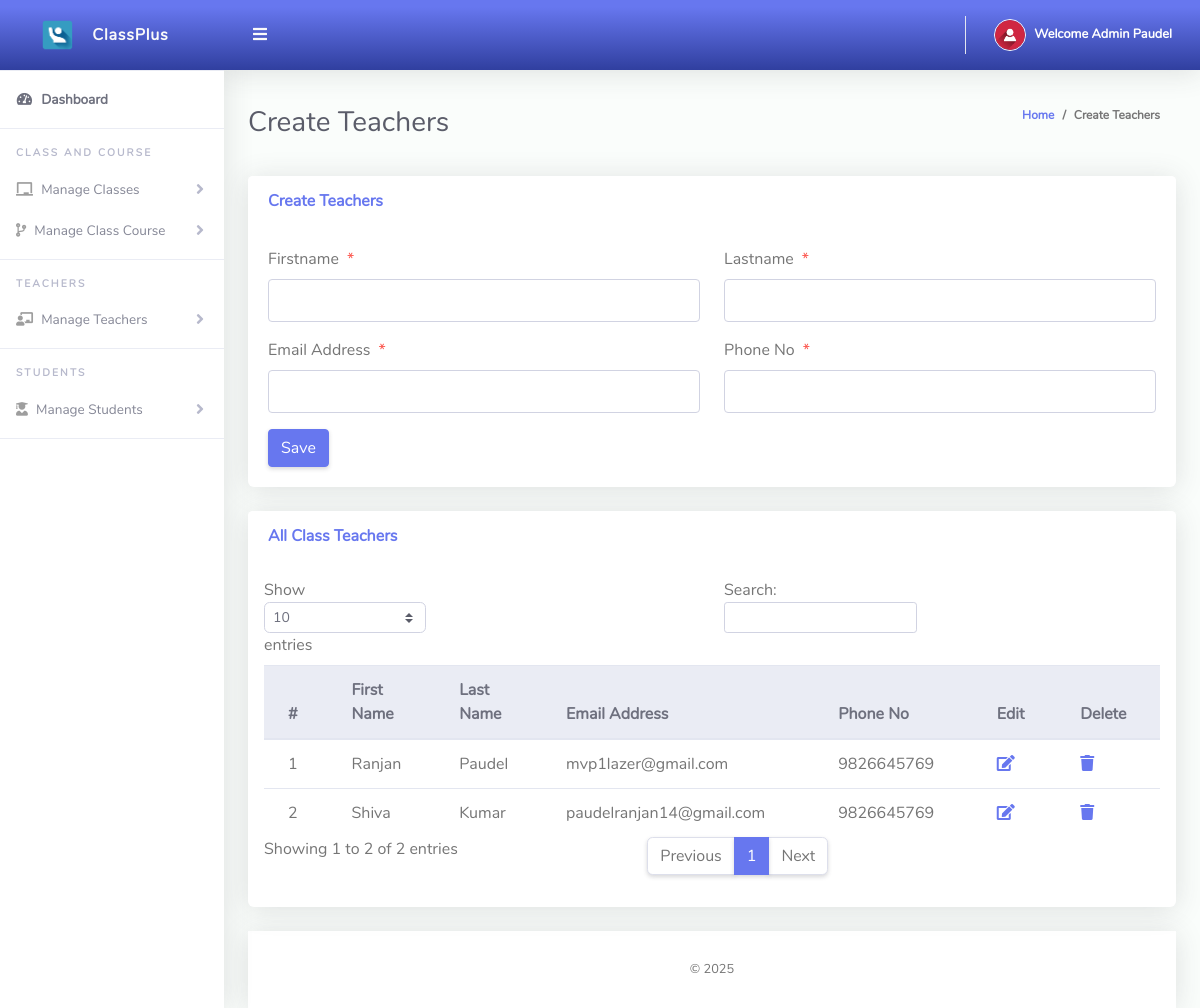
The page /Admin/createClassTeacher.php (signed in) on the database its author committed.
### tables this page shows
CREATE TABLE `tblclassteacher` (
  `Id` int(10) NOT NULL,
  `firstName` varchar(255) NOT NULL,
  `lastName` varchar(255) NOT NULL,
  `emailAddress` varchar(255) NOT NULL,
  `password` varchar(255) NOT NULL,
  `phoneNo` varchar(50) NOT NULL,
  `webauthn_setup_token` varchar(255) DEFAULT NULL,
  `webauthn_setup_token_expiry` datetime DEFAULT NULL
);

### Admin/createClassTeacher.php (the view, shortened to what this page needs)
<!DOCTYPE html>
<html lang="en">
<head>
  <link href="../vendor/fontawesome-free/css/all.min.css" rel="stylesheet" type="text/css">
  <link href="../vendor/bootstrap/css/bootstrap.min.css" rel="stylesheet" type="text/css">
  <link href="css/ruang-admin.min.css" rel="stylesheet">
</head>
<body id="page-top">
  <div id="wrapper">
      <?php include "Includes/sidebar.php";?>
    <div id="content-wrapper" class="d-flex flex-column">
      <div id="content">
       <?php include "Includes/topbar.php";?>
        <div class="container-fluid" id="container-wrapper">
          <div class="d-sm-flex align-items-center justify-content-between mb-4">
            <h1 class="h3 mb-0 text-gray-800">Create Teachers</h1>
            <ol class="breadcrumb">
              <li class="breadcrumb-item"><a href="./">Home</a></li>
              <li class="breadcrumb-item active" aria-current="page">Create Teachers</li>
            </ol>
          </div>
          <div class="row">
            <div class="col-lg-12">
              <div class="card mb-4">
                <div class="card-header py-3 d-flex flex-row align-items-center justify-content-between">
                  <h6 class="m-0 font-weight-bold text-primary">Create Teachers</h6>
                </div>
                <div class="card-body">
                  <form method="post">
                   <div class="form-group row mb-3">
                        <div class="col-xl-6">
                        <label class="form-control-label">Firstname<span class="text-danger ml-2">*</span></label>
                        <input type="text" class="form-control" required name="firstName" value="<?php echo @$row['firstName'];?>" id="exampleInputFirstName">
                        </div>
                        <div class="col-xl-6">
                        <label class="form-control-label">Lastname<span class="text-danger ml-2">*</span></label>
                      <input type="text" class="form-control" required name="lastName" value="<?php echo @$row['lastName'];?>" id="exampleInputFirstName" >
                        </div>
                    </div>
                     <div class="form-group row mb-3">
                        <div class="col-xl-6">
                        <label class="form-control-label">Email Address<span class="text-danger ml-2">*</span></label>
                        <input type="email" class="form-control" required name="emailAddress" value="<?php echo @$row['emailAddress'];?>" id="exampleInputFirstName" >
                        </div>
                        <div class="col-xl-6">
                        <label class="form-control-label">Phone No<span class="text-danger ml-2">*</span></label>
                      <input type="text" class="form-control" name="phoneNo" value="<?php echo @$row['phoneNo'];?>" id="exampleInputFirstName" >
                        </div>
                    </div>
                      <?php
                    if (isset($Id))
                    {
                    ?>
                    <button type="submit" name="update" class="btn btn-warning">Update</button>
                    &nbsp;&nbsp;&nbsp;&nbsp;&nbsp;&nbsp;&nbsp;&nbsp;&nbsp;&nbsp;
                    <?php
                    } else {
                    ?>
                    <button type="submit" name="save" class="btn btn-primary">Save</button>
                    <?php
                    }
                    ?>
                  </form>
                </div>
              </div>
                 <div class="row">
              <div class="col-lg-12">
              <div class="card mb-4">
                <div class="card-header py-3 d-flex flex-row align-items-center justify-content-between">
                  <h6 class="m-0 font-weight-bold text-primary">All Class Teachers</h6>
                </div>
                <div class="table-responsive p-3">
                  <table class="table align-items-center table-flush table-hover" id="dataTableHover">
                    <thead class="thead-light">
                      <tr>
                        <th>#</th>
                        <th>First Name</th>
                        <th>Last Name</th>
                        <th>Email Address</th>
                        <th>Phone No</th>
                        <th>Edit</th>
                        <th>Delete</th>
                      </tr>
                    </thead>
                    <tbody>
                  <?php
                      $query = "SELECT * FROM tblclassteacher";
                      $rs = $conn->query($query);
                      $num = $rs->num_rows;
                      $sn=0;
                      if($num > 0)
                      {
                        while ($rows = $rs->fetch_assoc())
                          {
                             $sn = $sn + 1;
                            echo"
                              <tr>
                                <td>".$sn."</td>
                                <td>".$rows['firstName']."</td>
                                <td>".$rows['lastName']."</td>
                                <td>".$rows['emailAddress']."</td>
                                <td>".$rows['phoneNo']."</td>
                                <td><a href='createClassTeacher.php?Id=".$rows['Id']."&action=edit'><i class='fa fa-edit'></i></a></td>
                                <td><a href='createClassTeacher.php?Id=".$rows['Id']."&action=delete' onclick=\"return confirm('Are you sure want to delete?');\"><i class='fa fa-trash'></i></a></td>
                              </tr>";
                          }
                      }
                  ?>
                    </tbody>
                  </table>
                </div>
              </div>
            </div>
          </div>
        </div>
      </div>
     <?php include "Includes/footer.php";?>
    </div>
  </div>
</body>
</html>

### Admin/Includes/topbar.php (shortened to what this page needs)
<?php
  $query = "SELECT * FROM tbladmin WHERE Id = ".$_SESSION['userId']."";
  $rs = $conn->query($query);
  $rows = $rs->fetch_assoc();
  $fullName = $rows['firstName']." ".$rows['lastName'];
?>
<nav class="navbar navbar-expand navbar-light bg-gradient-primary topbar mb-4 static-top">
          <button id="sidebarToggleTop" class="btn btn-link rounded-circle mr-3">
            <i class="fa fa-bars"></i>
          </button>
          <ul class="navbar-nav ml-auto">
            <li class="nav-item dropdown no-arrow">
              <a class="nav-link dropdown-toggle" href="#" id="userDropdown" role="button" data-toggle="dropdown"
                aria-haspopup="true" aria-expanded="false">
                <img class="img-profile rounded-circle" src="img/user-icn.png" style="max-width: 60px">
                <span class="ml-2 d-none d-lg-inline text-white small"><b>Welcome <?php echo $fullName;?></b></span>
              </a>
            </li>
          </ul>
        </nav>

### rows shown on the page
tblclassteacher: firstName "Ranjan", lastName "Paudel", emailAddress "mvp1lazer@gmail.com", phoneNo "9826645769"
tblclassteacher: firstName "Shiva", lastName "Kumar", emailAddress "paudelranjan14@gmail.com", phoneNo "9826645769"

### other values the page prints
$fullName "Admin Paudel"
